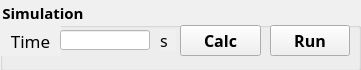
           <widget class="QFrame" name="fr_eepos_2">
            <property name="geometry">
             <rect>
              <x>10</x>
              <y>310</y>
              <width>361</width>
              <height>70</height>
             </rect>
            </property>
            <property name="styleSheet">
             <string notr="true">background-color: rgb(240, 240, 240);</string>
            </property>
            <property name="frameShape">
             <enum>QFrame::StyledPanel</enum>
            </property>
            <property name="frameShadow">
             <enum>QFrame::Raised</enum>
            </property>
            <widget class="QGroupBox" name="gb_Sim_IK">
             <property name="geometry">
              <rect>
               <x>0</x>
               <y>0</y>
               <width>361</width>
               <height>71</height>
              </rect>
             </property>
             <property name="font">
              <font>
               <family>3DS Fonticon CID</family>
               <pointsize>11</pointsize>
               <weight>75</weight>
               <bold>true</bold>
              </font>
             </property>
             <property name="title">
              <string>Simulation</string>
             </property>
             <widget class="QLabel" name="label_174">
              <property name="geometry">
               <rect>
                <x>160</x>
                <y>30</y>
                <width>16</width>
                <height>21</height>
               </rect>
              </property>
              <property name="font">
               <font>
                <family>3ds</family>
                <pointsize>12</pointsize>
                <weight>50</weight>
                <bold>false</bold>
               </font>
              </property>
              <property name="styleSheet">
               <string notr="true">color:black;</string>
              </property>
              <property name="text">
               <string>s</string>
              </property>
             </widget>
             <widget class="QLabel" name="label_138">
              <property name="geometry">
               <rect>
                <x>0</x>
                <y>25</y>
                <width>61</width>
                <height>31</height>
               </rect>
              </property>
              <property name="font">
               <font>
                <family>3ds</family>
                <pointsize>13</pointsize>
               </font>
              </property>
              <property name="styleSheet">
               <string notr="true">color: rgb(0, 0, 0);</string>
              </property>
              <property name="text">
               <string>Time</string>
              </property>
              <property name="alignment">
               <set>Qt::AlignCenter</set>
              </property>
             </widget>
             <widget class="QLineEdit" name="tb_time_IK">
              <property name="geometry">
               <rect>
                <x>60</x>
                <y>30</y>
                <width>90</width>
                <height>20</height>
               </rect>
              </property>
              <property name="font">
               <font>
                <pointsize>10</pointsize>
               </font>
              </property>
              <property name="styleSheet">
               <string notr="true">background-color:white;</string>
              </property>
              <property name="alignment">
               <set>Qt::AlignCenter</set>
              </property>
              <property name="readOnly">
               <bool>false</bool>
              </property>
             </widget>
             <widget class="QPushButton" name="btn_calc_IK">
              <property name="geometry">
               <rect>
                <x>180</x>
                <y>25</y>
                <width>81</width>
                <height>31</height>
               </rect>
              </property>
              <property name="font">
               <font>
                <family>3ds</family>
                <pointsize>12</pointsize>
                <weight>75</weight>
                <bold>true</bold>
               </font>
              </property>
              <property name="text">
               <string>Calc</string>
              </property>
             </widget>
             <widget class="QPushButton" name="btn_run_IK">
              <property name="geometry">
               <rect>
                <x>270</x>
                <y>25</y>
                <width>80</width>
                <height>31</height>
               </rect>
              </property>
              <property name="font">
               <font>
                <family>3ds</family>
                <pointsize>12</pointsize>
                <weight>75</weight>
                <bold>true</bold>
               </font>
              </property>
              <property name="text">
               <string>Run</string>
              </property>
             </widget>
            </widget>
           </widget>
